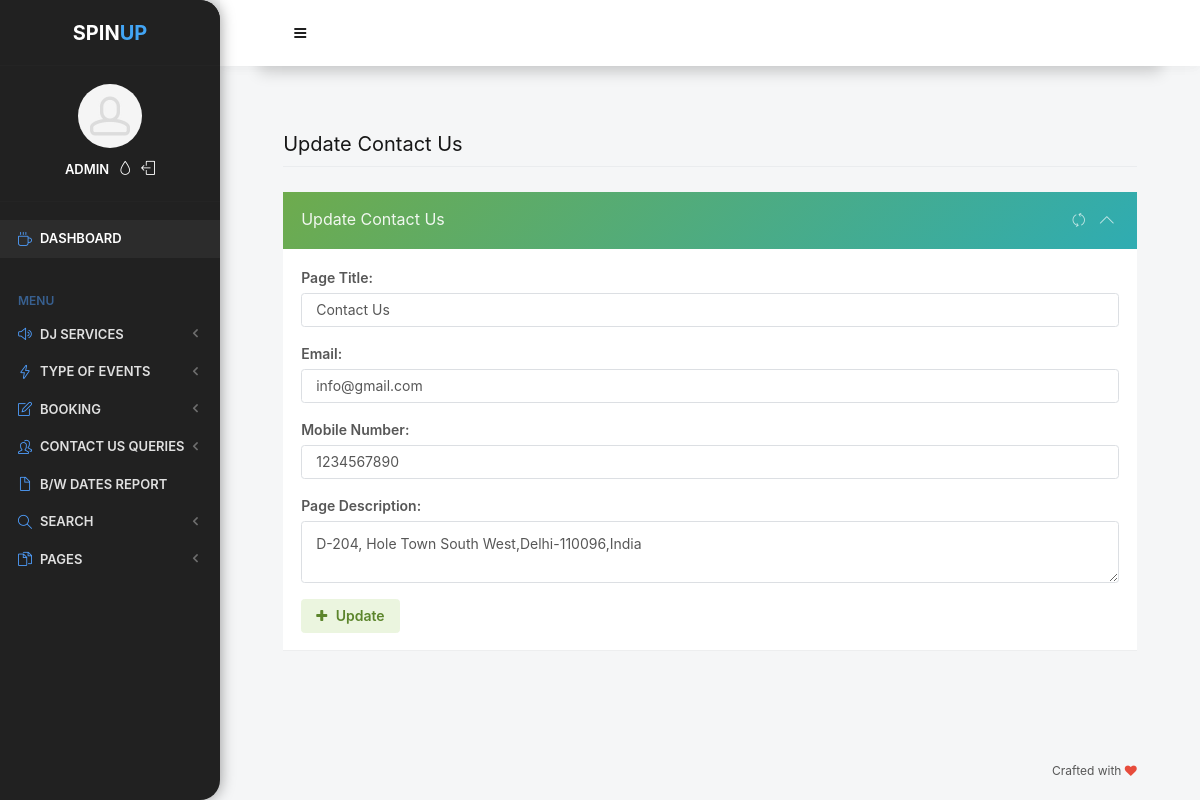
Screenshot of /odms/admin/contactus.php (signed in) with the database file from the repository.
### tables this page shows
CREATE TABLE `tblpage` (
  `ID` int(10) NOT NULL,
  `PageType` varchar(100) DEFAULT NULL,
  `PageTitle` mediumtext DEFAULT NULL,
  `PageDescription` mediumtext DEFAULT NULL,
  `Email` varchar(200) DEFAULT NULL,
  `MobileNumber` bigint(10) DEFAULT NULL,
  `UpdationDate` timestamp NULL DEFAULT NULL ON UPDATE current_timestamp()
);

### odms/admin/contactus.php (the view, shortened to what this page needs)
<?php
if (strlen($_SESSION['odmsaid']==0)) {
  header('location:logout.php');
  } else{
  ?>
<!doctype html>
 <html lang="en" class="no-focus">
    <head>
<link rel="stylesheet" id="css-main" href="assets/css/codebase.min.css">
</head>
    <body>
        <div id="page-container" class="sidebar-o sidebar-inverse side-scroll page-header-fixed main-content-narrow">
             <?php include_once('includes/sidebar.php');?>
          <?php include_once('includes/header.php');?>
            <main id="main-container">
                <div class="content">
                    <h2 class="content-heading">Update Contact Us</h2>
                    <div class="row">
                        <div class="col-md-12">
                            <div class="block block-themed">
                                <div class="block-header bg-gd-emerald">
                                    <h3 class="block-title">Update Contact Us</h3>
                                    <div class="block-options">
                                        <button type="button" class="btn-block-option" data-toggle="block-option" data-action="state_toggle" data-action-mode="demo">
                                            <i class="si si-refresh"></i>
                                        </button>
                                        <button type="button" class="btn-block-option" data-toggle="block-option" data-action="content_toggle"></button>
                                    </div>
                                </div>
                                <div class="block-content">
                                    <form method="post">
                                <?php
$sql="SELECT * from  tblpage where PageType='contactus'";
$query = $dbh -> prepare($sql);
$query->execute();
$results=$query->fetchAll(PDO::FETCH_OBJ);
$cnt=1;
if($query->rowCount() > 0)
{
foreach($results as $row)
{               ?>
                                        <div class="form-group row">
                                            <label class="col-12" for="register1-email">Page Title:</label>
                                            <div class="col-12">
                                                 <input type="text" name="pagetitle" id="pagetitle" required="true" value="<?php  echo $row->PageTitle;?>" class="form-control">
                                            </div>
                                        </div>
                                        <div class="form-group row">
                                            <label class="col-12" for="register1-email">Email:</label>
                                            <div class="col-12">
                                                 <input type="text" name="email" id="email" required="true" value="<?php  echo $row->Email;?>" class="form-control">
                                            </div>
                                        </div>
                                        <div class="form-group row">
                                            <label class="col-12" for="register1-email">Mobile Number:</label>
                                            <div class="col-12">
                                                <input type="text" name="mobnum" id="mobnum" required="true" value="<?php  echo $row->MobileNumber;?>" class="form-control" maxlength="10" pattern="[0-9]+">
                                            </div>
                                        </div>
                                        <div class="form-group row">
                                            <label class="col-12" for="register1-email">Page Description:</label>
                                            <div class="col-12">
                                                 <textarea type="text" name="pagedes" class="form-control" required='true'><?php  echo $row->PageDescription;?></textarea>
                                            </div>
                                        </div>
                                        <?php $cnt=$cnt+1;}} ?>
                                        <div class="form-group row">
                                            <div class="col-12">
                                                <button type="submit" class="btn btn-alt-success" name="submit">
                                                    <i class="fa fa-plus mr-5"></i> Update
                                                </button>
                                            </div>
                                        </div>
                                    </form>
                                </div>
                            </div>
                        </div>
                       </div>
                </div>
            </main>
          <?php include_once('includes/footer.php');?>
        </div>
    </body>
</html>
<?php }  ?>

### rows the page displays
tblpage: pagetitle "Contact Us", email "info@gmail.com", mobnum "1234567890", pagedes "D-204, Hole Town South West,Delhi-110096,India"
